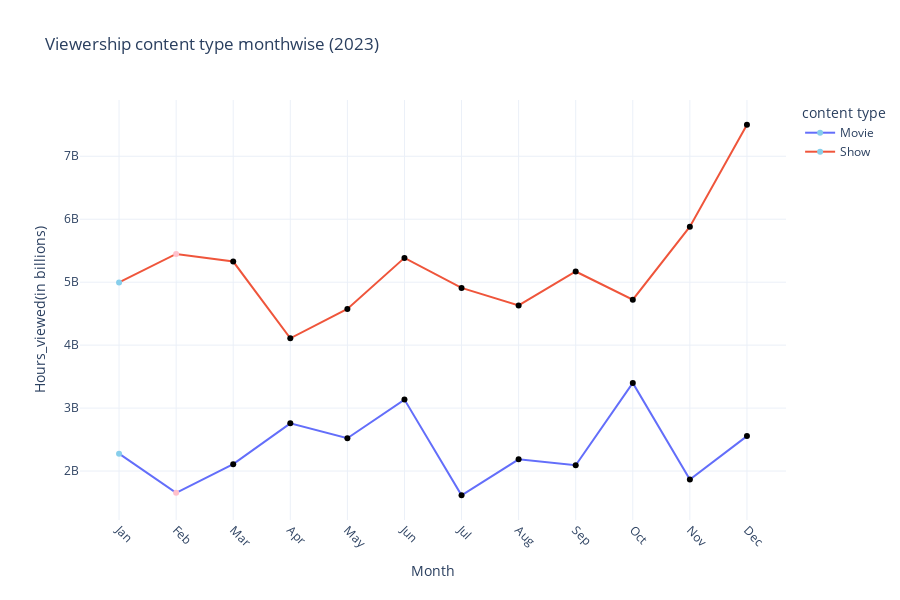

The cell this chart's notebook holds for it:
### Code cell
fig.update_layout(
    title = 'Viewership content type monthwise (2023)',
    xaxis_title = 'Month',
    yaxis_title = 'Hours_viewed(in billions)',
    xaxis=dict(
        tickmode='array',
        tickvals=list(range(1, 13)),
        ticktext=['Jan', 'Feb', 'Mar', 'Apr', 'May', 'Jun', 'Jul', 'Aug', 'Sep', 'Oct', 'Nov', 'Dec']
    ),
    xaxis_tickangle = 45,
    height = 600,
    width = 900,
legend_title = 'content type')

### Figure 1 — Plotly figure (JSON) as saved in the notebook; plotly's stock layout.template omitted (floating-point values rounded to 4 significant figures)
{"data": [{"marker": {"color": ["Skyblue", "Pink"]}, "name": "Movie", "type": "scatter", "x": [1, 2, 3, 4, 5, 6, 7, 8, 9, 10, 11, 12], "y": [2275900000, 1654400000, 2109400000, 2757600000, 2520500000, 3135800000, 1615700000, 2186400000, 2092300000, 3400400000, 1866900000, 2554900000]}, {"marker": {"color": ["Skyblue", "Pink"]}, "name": "Show", "type": "scatter", "x": [1, 2, 3, 4, 5, 6, 7, 8, 9, 10, 11, 12], "y": [4995700000, 5449300000, 5327700000, 4108100000, 4574100000, 5386200000, 4909100000, 4631400000, 5169900000, 4722800000, 5882600000, 7500900000]}], "layout": {"height": 600, "legend": {"title": {"text": "content type"}}, "title": {"text": "Viewership content type monthwise (2023)"}, "width": 900, "xaxis": {"tickangle": 45, "tickmode": "array", "ticktext": ["Jan", "Feb", "Mar", "Apr", "May", "Jun", "Jul", "Aug", "Sep", "Oct", "Nov", "Dec"], "tickvals": [1, 2, 3, 4, 5, 6, 7, 8, 9, 10, 11, 12], "title": {"text": "Month"}}, "yaxis": {"title": {"text": "Hours_viewed(in billions)"}}}}
